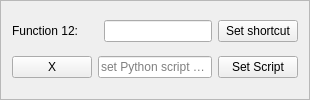
                <widget class="QFrame" name="frame_19">
                 <property name="minimumSize">
                  <size>
                   <width>0</width>
                   <height>85</height>
                  </size>
                 </property>
                 <property name="frameShape">
                  <enum>QFrame::StyledPanel</enum>
                 </property>
                 <property name="frameShadow">
                  <enum>QFrame::Raised</enum>
                 </property>
                 <layout class="QGridLayout" name="gridLayout_26">
                  <item row="0" column="3">
                   <widget class="QPushButton" name="setShortFunc12">
                    <property name="text">
                     <string>Set shortcut</string>
                    </property>
                   </widget>
                  </item>
                  <item row="0" column="2">
                   <widget class="QLineEdit" name="lineEdit_34"/>
                  </item>
                  <item row="1" column="1" colspan="2">
                   <widget class="QLineEdit" name="lineEdit_35">
                    <property name="readOnly">
                     <bool>true</bool>
                    </property>
                    <property name="placeholderText">
                     <string>set Python script path</string>
                    </property>
                   </widget>
                  </item>
                  <item row="1" column="3">
                   <widget class="QPushButton" name="setSript12">
                    <property name="text">
                     <string>Set Script</string>
                    </property>
                   </widget>
                  </item>
                  <item row="1" column="0">
                   <widget class="QPushButton" name="xf12">
                    <property name="text">
                     <string>X</string>
                    </property>
                   </widget>
                  </item>
                  <item row="0" column="0" colspan="2">
                   <widget class="QLabel" name="label_67">
                    <property name="text">
                     <string>Function 12:</string>
                    </property>
                   </widget>
                  </item>
                 </layout>
                </widget>
